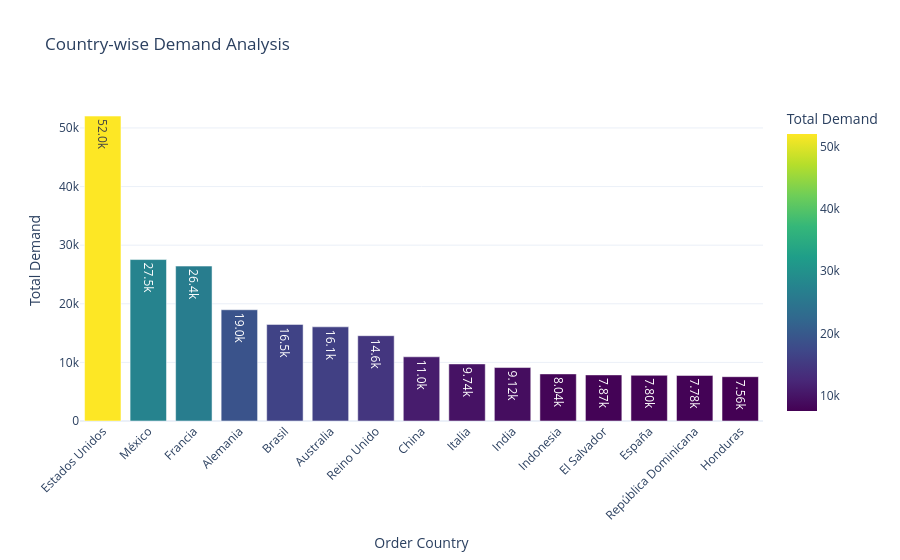

The notebook cell saved with this chart:
### Markdown cell above
**Observation:**

* Central America records the highest demand with approximately 59.5k units.
* Western Europe follows closely at about 53.9k units.
* South America is the third-largest market with roughly 31k units.
* Demand is highly uneven across regions.
* Several regions cluster around 13k–20k units demand:
* Oceania
* Northern Europe
* Southern Europe
* Southeast Asia
* Caribbean
* Western USA
* African regions generally report lower demand levels.
* Central Asia records the lowest demand at approximately 1.2k units.

**Business Insight:**

* Central America and Western Europe should be treated as strategic regions due to their significant contribution to total demand.
* High-demand regions offer opportunities for:
    * Market expansion.
    * New product launches.
    * Regional fulfilment centres.
* Low-demand regions such as Central Asia and parts of Africa require market assessment to identify barriers such as:
    * Limited distribution networks.
    * Low brand awareness.
    * Economic constraints.
* Regional demand variation suggests that localisation strategies may improve sales performance.
* Marketing investments should be prioritised based on regional demand potential and profitability.

### Code cell
country_demand = (
    df.groupby('Order Country')['Order Item Quantity']
    .sum()
    .reset_index(name='Total Demand')
    .sort_values('Total Demand', ascending=False)
)
fig = px.bar(
    country_demand.head(15),
    x='Order Country',
    y='Total Demand',
    color='Total Demand',
    color_continuous_scale='Viridis',
    title='Country-wise Demand Analysis',
    text_auto='.3s'
)

fig.update_layout(
    template='plotly_white',
    xaxis_tickangle=-45
)

fig.show()

### Figure 1 — Plotly figure (JSON) as saved in the notebook; plotly's stock layout.template omitted (floating-point values rounded to 4 significant figures)
{"data": [{"hovertemplate": "Order Country=%{x}<br>Total Demand=%{marker.color}<extra></extra>", "legendgroup": "", "marker": {"color": [52032, 27546, 26431, 18981, 16486, 16066, 14555, 10954, 9741, 9122, 8036, 7865, 7798, 7775, 7560], "coloraxis": "coloraxis", "pattern": {"shape": ""}}, "name": "", "orientation": "v", "showlegend": false, "textposition": "auto", "texttemplate": "%{y:.3s}", "type": "bar", "x": ["Estados Unidos", "México", "Francia", "Alemania", "Brasil", "Australia", "Reino Unido", "China", "Italia", "India", "Indonesia", "El Salvador", "España", "República Dominicana", "Honduras"], "xaxis": "x", "y": [52032, 27546, 26431, 18981, 16486, 16066, 14555, 10954, 9741, 9122, 8036, 7865, 7798, 7775, 7560], "yaxis": "y"}], "layout": {"barmode": "relative", "coloraxis": {"colorbar": {"title": {"text": "Total Demand"}}, "colorscale": [[0, "#440154"], [0.1111, "#482878"], [0.2222, "#3e4989"], [0.3333, "#31688e"], [0.4444, "#26828e"], [0.5556, "#1f9e89"], [0.6667, "#35b779"], [0.7778, "#6ece58"], [0.8889, "#b5de2b"], [1, "#fde725"]]}, "legend": {"tracegroupgap": 0}, "title": {"text": "Country-wise Demand Analysis"}, "xaxis": {"anchor": "y", "domain": [0, 1], "tickangle": -45, "title": {"text": "Order Country"}}, "yaxis": {"anchor": "x", "domain": [0, 1], "title": {"text": "Total Demand"}}}}
